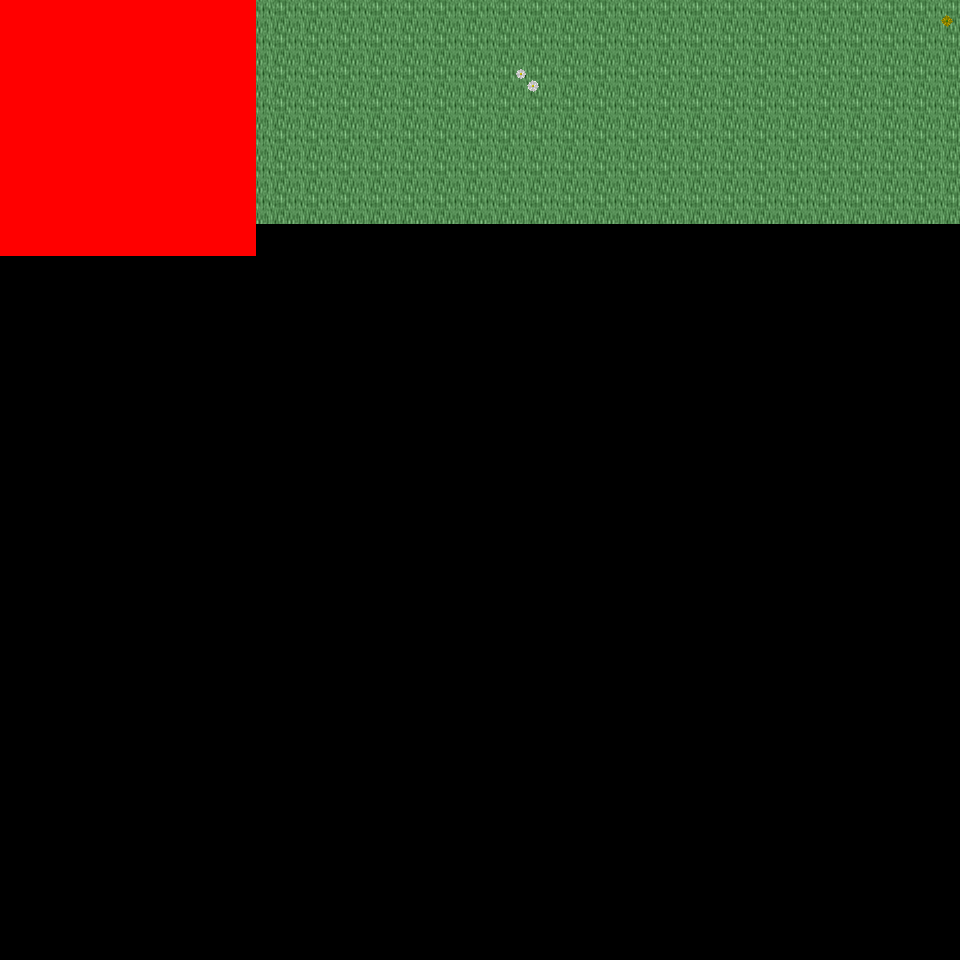

The image is a tile-based game level rendered from a .tmx file. Its description and source (layers, tilesets, objects; grid data summarised) follow:
An orthogonal 30x30 tile map with 32x32 px tiles, 6 tile layers (Ground, Object, Object2, Above, ...), 25 tilesets and 2 objects (2x mapExit).

<map version="1.0" orientation="orthogonal" renderorder="right-down" width="30" height="30" tilewidth="32" tileheight="32" nextobjectid="3">
  <tileset firstgid="1" name="tileset_logic_collision" tilewidth="32" tileheight="32" tilecount="1" columns="1">
    <image source="../drawable/tileset_logic_collision.png" width="32" height="32" />
  </tileset>
  <tileset firstgid="2" name="tileset_ground_ridge_earth_pale" tilewidth="32" tileheight="32" tilecount="96" columns="12">
    <image source="../drawable/tileset_ground_ridge_earth_pale.png" width="384" height="256" />
  </tileset>
  <tileset firstgid="98" name="tileset_ground_ridge_earth_dark" tilewidth="32" tileheight="32" tilecount="96" columns="12">
    <image source="../drawable/tileset_ground_ridge_earth_dark.png" width="384" height="256" />
  </tileset>
  <tileset firstgid="194" name="tileset_ground_ground" tilewidth="32" tileheight="32" tilecount="33" columns="3">
    <image source="../drawable/tileset_ground_ground.png" width="96" height="352" />
  </tileset>
  <tileset firstgid="227" name="tileset_plant_stump_small_stump" tilewidth="32" tileheight="32" tilecount="4" columns="2">
    <image source="../drawable/tileset_plant_stump_small_stump.png" width="64" height="64" />
  </tileset>
  <tileset firstgid="231" name="tileset_plant_tree_fall_trees" tilewidth="32" tileheight="32" tilecount="40" columns="8">
    <image source="../drawable/tileset_plant_tree_fall_trees.png" width="256" height="160" />
  </tileset>
  <tileset firstgid="271" name="tileset_plant_tree_pine_tree" tilewidth="32" tileheight="32" tilecount="20" columns="4">
    <image source="../drawable/tileset_plant_tree_pine_tree.png" width="128" height="160" />
  </tileset>
  <tileset firstgid="291" name="tileset_plant_tree_tree_darkgreen" tilewidth="32" tileheight="32" tilecount="88" columns="8">
    <image source="../drawable/tileset_plant_tree_tree_darkgreen.png" width="256" height="352" />
  </tileset>
  <tileset firstgid="379" name="tileset_plant_leaves" tilewidth="32" tileheight="32" tilecount="8" columns="4">
    <image source="../drawable/tileset_plant_leaves.png" width="128" height="64" />
  </tileset>
  <tileset firstgid="387" name="tileset_plant_flower_daisy_blue" tilewidth="32" tileheight="32" tilecount="8" columns="2">
    <image source="../drawable/tileset_plant_flower_daisy_blue.png" width="64" height="128" />
  </tileset>
  <tileset firstgid="395" name="tileset_plant_flower_daisy_red" tilewidth="32" tileheight="32" tilecount="8" columns="2">
    <image source="../drawable/tileset_plant_flower_daisy_red.png" width="64" height="128" />
  </tileset>
  <tileset firstgid="403" name="tileset_plant_flower_daisy_white" tilewidth="32" tileheight="32" tilecount="8" columns="2">
    <image source="../drawable/tileset_plant_flower_daisy_white.png" width="64" height="128" />
  </tileset>
  <tileset firstgid="411" name="tileset_plant_flower_daisy_yellow" tilewidth="32" tileheight="32" tilecount="8" columns="2">
    <image source="../drawable/tileset_plant_flower_daisy_yellow.png" width="64" height="128" />
  </tileset>
  <tileset firstgid="419" name="tileset_ground_grass_corners" tilewidth="32" tileheight="32" tilecount="24" columns="6">
    <image source="../drawable/tileset_ground_grass_corners.png" width="192" height="128" />
  </tileset>
  <tileset firstgid="443" name="tileset_ground_grass_edges" tilewidth="32" tileheight="32" tilecount="36" columns="12">
    <image source="../drawable/tileset_ground_grass_edges.png" width="384" height="96" />
  </tileset>
  <tileset firstgid="479" name="tileset_ground_rock_pebbles" tilewidth="32" tileheight="32" tilecount="3" columns="1">
    <image source="../drawable/tileset_ground_rock_pebbles.png" width="32" height="96" />
  </tileset>
  <tileset firstgid="482" name="tileset_logic_portal" tilewidth="32" tileheight="32" tilecount="24" columns="8">
    <image source="../drawable/tileset_logic_portal.png" width="256" height="96" />
  </tileset>
  <tileset firstgid="506" name="tileset_logic_creature_ent" tilewidth="32" tileheight="32" tilecount="4" columns="4">
    <image source="../drawable/tileset_logic_creature_ent.png" width="128" height="32" />
  </tileset>
  <tileset firstgid="510" name="tileset_logic_creature_animal" tilewidth="32" tileheight="32" tilecount="32" columns="8">
    <image source="../drawable/tileset_logic_creature_animal.png" width="256" height="128" />
  </tileset>
  <tileset firstgid="542" name="tileset_logic_creature_human_evil" tilewidth="32" tileheight="32" tilecount="16" columns="8">
    <image source="../drawable/tileset_logic_creature_human_evil.png" width="256" height="64" />
  </tileset>
  <tileset firstgid="558" name="tileset_terrain_grassland" tilewidth="32" tileheight="32" tilecount="88" columns="8">
    <image source="../drawable/tileset_terrain_grassland.png" width="256" height="352" />
  </tileset>
  <tileset firstgid="646" name="tileset_terrain_cave_opening" tilewidth="32" tileheight="32" tilecount="12" columns="3">
    <image source="../drawable/tileset_terrain_cave_opening.png" width="96" height="128" />
  </tileset>
  <tileset firstgid="658" name="tileset_ground_ladder_vertical_dark" tilewidth="32" tileheight="32" tilecount="3" columns="3">
    <image source="../drawable/tileset_ground_ladder_vertical_dark.png" width="96" height="32" />
  </tileset>
  <tileset firstgid="661" name="tileset_plant_flower_flowers_mixed" tilewidth="32" tileheight="32" tilecount="16" columns="4">
    <image source="../drawable/tileset_plant_flower_flowers_mixed.png" width="128" height="128" />
  </tileset>
  <tileset firstgid="677" name="tileset_logic_creature_reptile" tilewidth="32" tileheight="32" tilecount="7" columns="7">
    <image source="../drawable/tileset_logic_creature_reptile.png" width="224" height="32" />
  </tileset>
  <layer name="Ground" width="30" height="30">
    <data>[900 cells, 218 non-empty, 3 distinct tile ids]</data>
  </layer>
  <layer name="Object" width="30" height="30">
    <data>[900 cells, 22 non-empty, 12 distinct tile ids]</data>
  </layer>
  <layer name="Object2" width="30" height="30">
    <data>[900 cells, 0 non-empty, 0 distinct tile ids]</data>
  </layer>
  <layer name="Above" width="30" height="30">
    <data>[900 cells, 0 non-empty, 0 distinct tile ids]</data>
  </layer>
  <layer name="Above2" width="30" height="30">
    <data>[900 cells, 0 non-empty, 0 distinct tile ids]</data>
  </layer>
  <layer name="Walkable" width="30" height="30">
    <data>[900 cells, 64 non-empty, 1 distinct tile ids]</data>
  </layer>
  <objectgroup name="MapEvents">
    <object id="1" name="north" type="mapExit" x="256" y="0" width="704" height="32">
      <properties>
        <property name="map" value="level_0_x55_y28" />
        <property name="x" value="8" />
        <property name="y" value="28" />
      </properties>
    </object>
    <object id="2" name="west" type="mapExit" x="0" y="256" width="32" height="704">
      <properties>
        <property name="map" value="level_0_x54_y29" />
        <property name="x" value="28" />
        <property name="y" value="8" />
      </properties>
    </object>
  </objectgroup>
</map>
